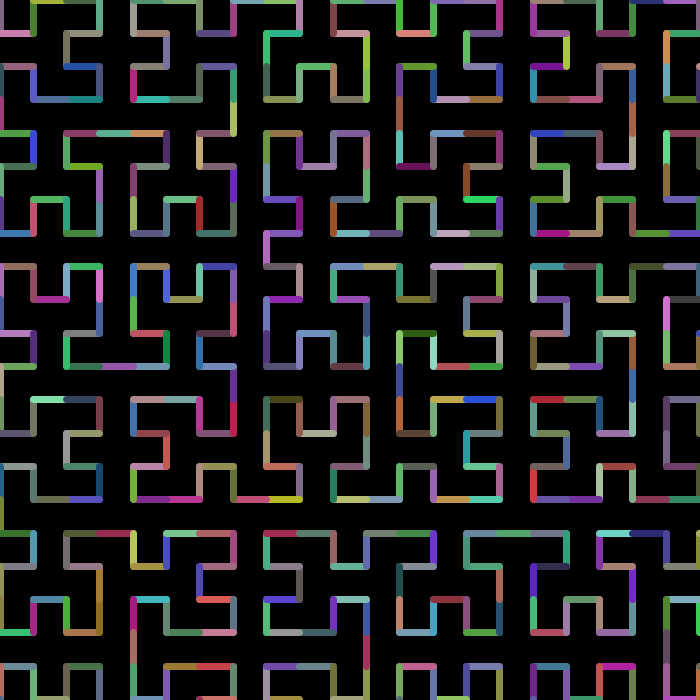
Frame 1 (no input)
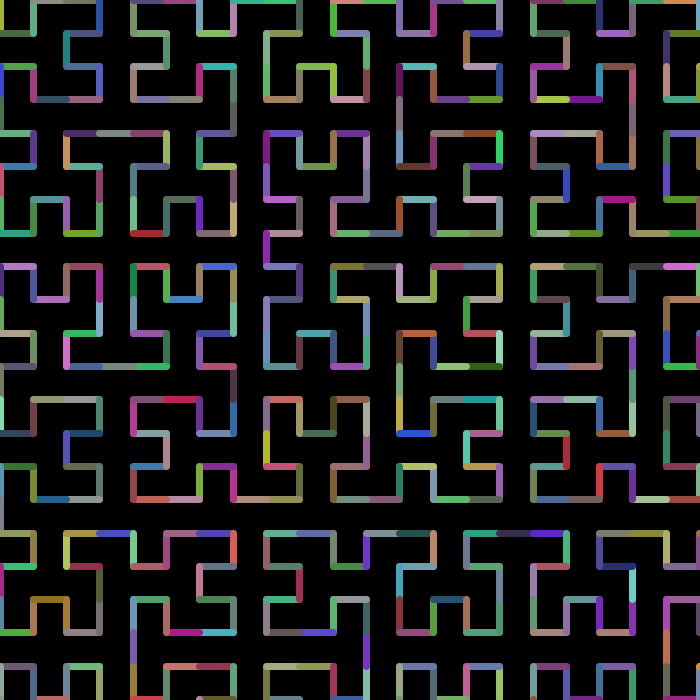
Frame 60 (the mouse pressed at the canvas centre just before this capture)
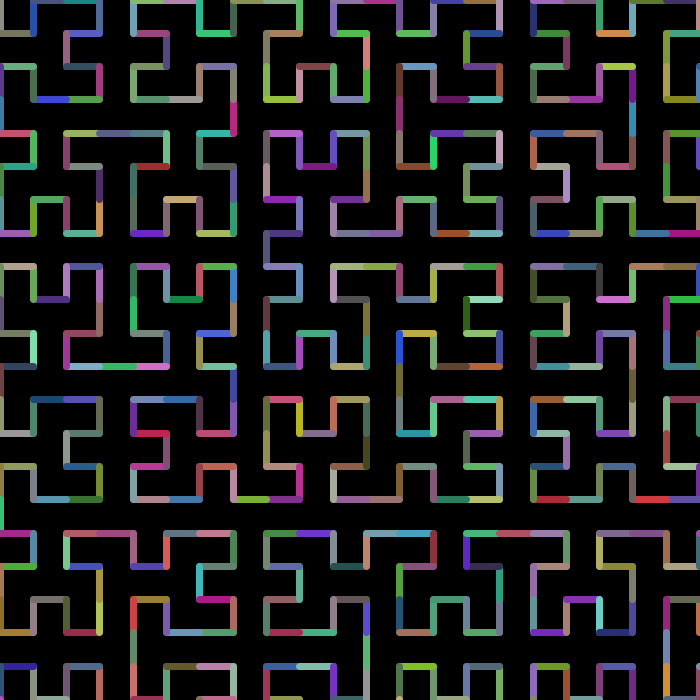
Frame 120 (the mouse held since frame 60 and released just before this capture)

The Processing sketch that drew these frames (run headless with seeded random() and noise(); from frame 60 on, the mouse is pressed at the canvas centre):

// Processing sketch: hilbert
// ── hilbert.pde
float size = 0;
float toff = 0;
float tincr = .05;
int p = 5;
void setup(){
  int w = 600;
  int h = 600;
  size(700, 700);
  background(0);
  stroke(255);
  hilXY(2, 2);
  strokeWeight(7);
}

void draw(){
  background(0);
  float N = pow(2, p);
  size = 640 * 10 / 6 / N;
  float[] prev = {0,0};
  float[] curr;
  
  for(int i = 0; i < N * N; i++){
    curr = hilXY(i, N);
    float r = noise(i + toff) * 255;
    float g = noise(i + 124 + toff) * 255;
    float b = noise(i + 64 + toff) * 255;
    stroke(r, g, b);
    line(prev[0], prev[1], curr[0], curr[1]);
    prev = curr;
  }
  toff += tincr;
}

int last2bits(int x){
  return (x % 4);
}

float[] hilXY(int hIndex, float N){
  int positions[][] = { {0,0}, {0,1}, {1, 1}, {1, 0} };
  
  int[] tmp = positions[last2bits(hIndex)];
  hIndex = (hIndex >>> 2);
  
  int x = tmp[0];
  int y = tmp[1];
  
  for(int n = 4; n <= N; n *= 2){
    int n2 = n / 2;
    
    switch(last2bits(hIndex)){
     case 0:
       int temp = x; x = y; y = temp;
       break;
     case 1:
       y = y + n2;
       break;
     case 2:
       x = x + n2; y = y + n2;
       break;
     case 3:
       temp = y; y = (n2-1) - x; x = (n2-1) - temp; x = x + n2;
       break;
    }
    
    hIndex = (hIndex >>> 2);
  
  }
  float[] pos = {size * x, size * y};
  return pos;
}

void keyPressed(){
 if(keyCode == UP){
   p--;
   if(p < 2){
     p = 2;
   }
 }
 else if(keyCode == DOWN){
  p++;
  if(p > 9){
    p = 9;
  }
 }
}
   
